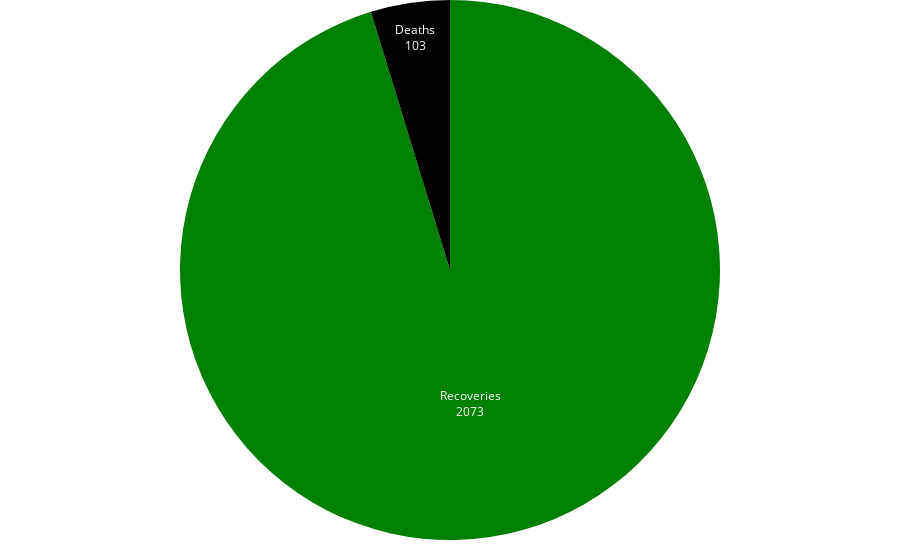

Notebook cell for this chart:
### Code cell
create_pie_chart(recovered_deaths_totals, 'total', 'variable', 'tot_recovered_deaths.html', 
                 ['green','black'])

### Figure 1 — Plotly figure (JSON) as saved in the notebook; plotly's stock layout.template omitted (floating-point values rounded to 4 significant figures)
{"data": [{"domain": {"x": [0, 1], "y": [0, 1]}, "hoverinfo": "label+percent", "hovertemplate": "%{label}<br>%{value}", "labels": ["Deaths", "Recoveries"], "legendgroup": "", "name": "", "showlegend": true, "textinfo": "value+label", "textposition": "inside", "type": "pie", "values": [103, 2073]}], "layout": {"legend": {"tracegroupgap": 0, "x": 0, "y": 1}, "margin": {"b": 20, "l": 0, "r": 0, "t": 0}, "piecolorway": ["green", "black"], "showlegend": false}}
